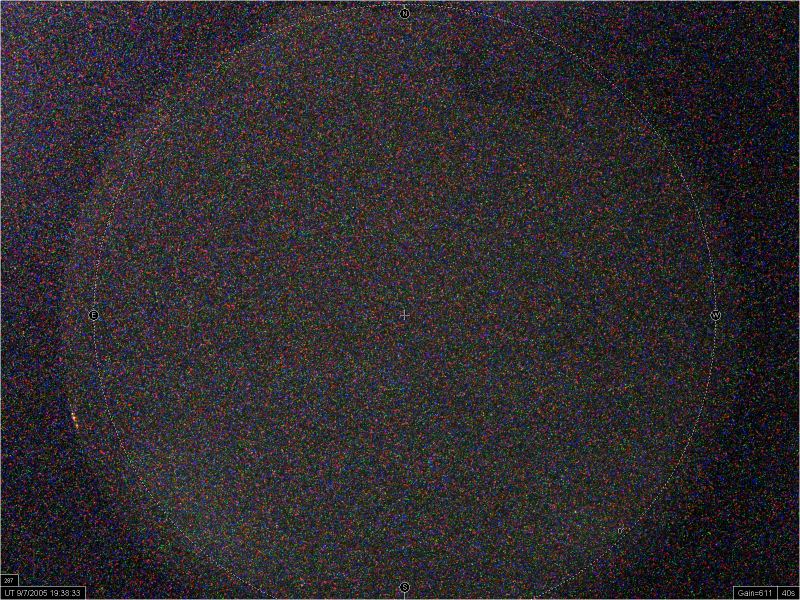
#> input picture ASC_Data/2005-10-08/2005_10_08__22_39_20.jpg, 1600 x 1200 px (shown at 1/2 size)
$ python -i TUG_Gokyuzu_CNN_Training.py   (imports and definitions only)
#> lines starting #> are read from the running program, lines starting #| are printed output that depends on the picture; after the words box and inside, x2 and y2 are one past the last pixel; in counts of white or black regions, pixels touching at a corner belong together
# -*- coding: utf-8 -*-
"""
TUG – Gökyüzü CNN Model Eğitimi (TensorFlow)
Türkiye Ulusal Gözlemevleri

v6 - TensorFlow/Keras CNN Modeli:
- Epoch bazlı eğitim
- Accuracy & Loss tracking
- Model checkpoint
- Eğitim grafikleri
- Training history kaydetme
"""
from tensorflow.keras.callbacks import TensorBoard
import cv2
import numpy as np
import os, re
import pandas as pd
import matplotlib.pyplot as plt
from pathlib import Path
from datetime import datetime, date, time
import tensorflow as tf
from tensorflow.keras.preprocessing.image import ImageDataGenerator
from sklearn.utils.class_weight import compute_class_weight
from sklearn.metrics import classification_report, confusion_matrix
import seaborn as sns
from tensorflow import keras
from tensorflow.keras import layers, models, callbacks, regularizers
from sklearn.model_selection import train_test_split
from sklearn.utils import shuffle
import json
import warnings
# [1 line not run here, left out]

# GPU Ayarları
# [1 line that did not run here, left out]
# [7 lines not run here, left out]

# ═══════════════════════════════════════════════════════════
# AYARLAR
# ═══════════════════════════════════════════════════════════

# ⚠️ BURAYA VERİ KLASÖRÜNÜZÜ GİRİN
DATA_PATH = "C:\\Users\\Azra\\Desktop\\GokyuzuApp\\ASC_Data"

# Model Parametreleri
IMG_SIZE = (160, 160)  # CNN için görüntü boyutu (128x128 hızlı eğitim için)
BATCH_SIZE = 16
EPOCHS = 100
LEARNING_RATE = 0.003
VALIDATION_SPLIT = 0.2

# 🆕 DATA AUGMENTATION AYARLARI
USE_AUGMENTATION = False  # Data augmentation açık/kapalı
AUGMENTATION_STRENGTH = "medium"  # "light", "medium", "strong"

# 🆕 REGULARIZATION AYARLARI
L2_WEIGHT = 0.001  # L2 regularization weight
DROPOUT_CONV = 0.2  # Conv bloklarındaki dropout (0.25'ten artırıldı)
DROPOUT_DENSE = 0.3  # Dense katmanlardaki dropout

# Eşik değerleri (sınıflandırma için)
TAM_ACIK_ESIK = 40   # < %40 → Tam Açık
PARCALI_ESIK = 70    # < %70 → Parçalı

# Kaydetme yolları
MODEL_SAVE_PATH = "tug_gokyuzu_cnn_model.h5"
WEIGHTS_SAVE_PATH = "tug_gokyuzu_weights.h5"
HISTORY_SAVE_PATH = "training_history.json"

UZANTILAR = {'.jpg', '.jpeg', '.png', '.bmp', '.tiff', '.tif', '.fits'}

# ═══════════════════════════════════════════════════════════
# YARDIMCI FONKSİYONLAR
# ═══════════════════════════════════════════════════════════

def roi_maske_olustur(h, w, kenar_yuzde=8):
    """Dairesel ROI maskesi"""
    maske = np.zeros((h, w), dtype=np.uint8)
    cx, cy = w // 2, h // 2
    r = int(min(cx, cy) * (1.0 - kenar_yuzde / 100.0))
    cv2.circle(maske, (cx, cy), r, 255, -1)
    return maske


def disk_maskele(gray, roi, esik=248):
    """Merkezdeki parlak disk/güneş bölgesini maskeler"""
    h, w = gray.shape
    disk = np.zeros_like(gray)
    toplam_roi = max(int(np.sum(roi > 0)), 1)
    max_alan = toplam_roi * 0.06

    masked_gray = cv2.bitwise_and(gray, gray, mask=roi)
    _, parlak = cv2.threshold(masked_gray, esik, 255, cv2.THRESH_BINARY)

    kernel = cv2.getStructuringElement(cv2.MORPH_ELLIPSE, (9, 9))
    parlak = cv2.morphologyEx(parlak, cv2.MORPH_CLOSE, kernel)
    parlak = cv2.dilate(parlak, kernel, iterations=2)

    cnts, _ = cv2.findContours(parlak, cv2.RETR_EXTERNAL, cv2.CHAIN_APPROX_SIMPLE)
    for c in cnts:
        alan = cv2.contourArea(c)
        if 50 < alan < max_alan:
            cv2.drawContours(disk, [c], -1, 255, -1)

    return disk


def basit_bulut_orani_hesapla(img_path):
    """
    Klasik algoritma ile bulut oranı hesaplar (etiketleme için)
    Returns: cloud_pct (0-100) veya None
    """
    img = cv2.imread(str(img_path))
#> img is the input picture: shape (1200, 1600, 3); mean B, G, R 46.5, 43.4, 47.7
    if img is None:
        return None

    h, w = img.shape[:2]
    if max(h, w) > 900:
        scale = 900 / max(h, w)
        img = cv2.resize(img, (int(w * scale), int(h * scale)))
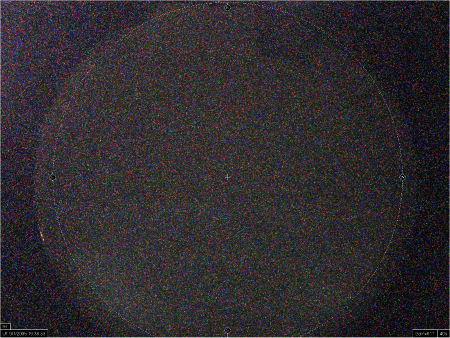
#> img: shape (675, 900, 3) (shown at 1/2 size); mean B, G, R 46.5, 43.4, 47.7
        h, w = img.shape[:2]

    roi = roi_maske_olustur(h, w)
#> in roi_maske_olustur, `cv2.circle(maske, (cx, cy), r, 255, -1)`:
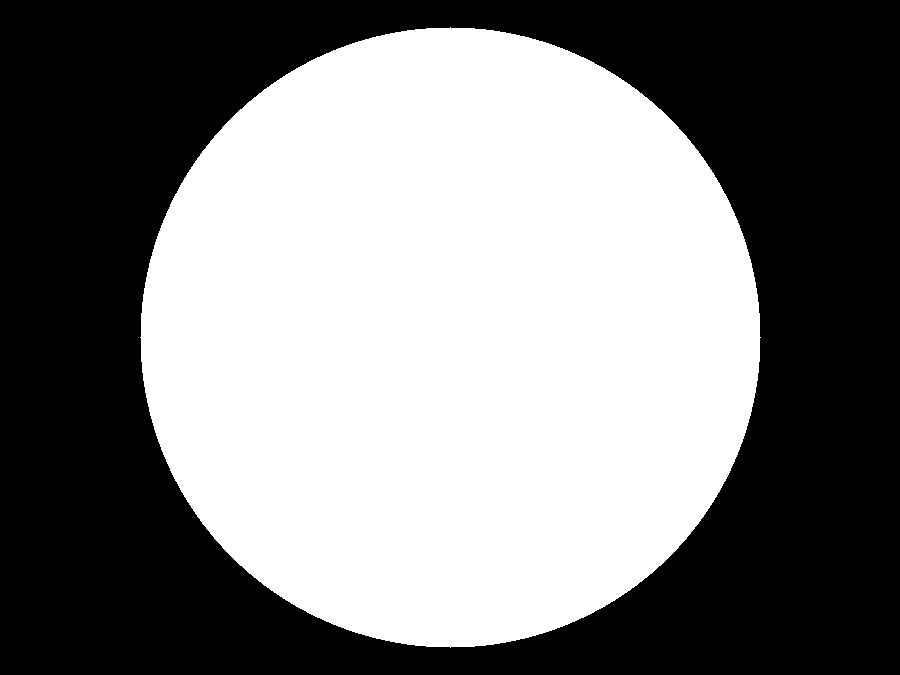
#> maske: shape (675, 900); 49.7% white; 1 white region, box (x1, y1, x2, y2) and area: (140, 27, 761, 648) 301893
    gray = cv2.cvtColor(img, cv2.COLOR_BGR2GRAY)
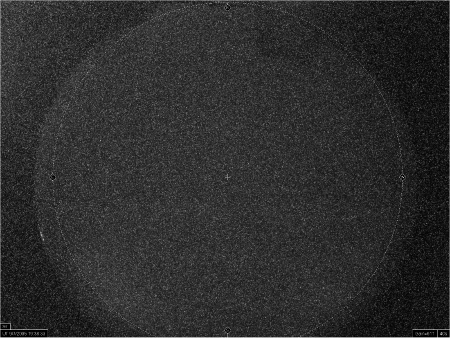
#> gray: shape (675, 900) (shown at 1/2 size); min 0, max 253, mean 45
    disk = disk_maskele(gray, roi, esik=248)
#> in disk_maskele, `toplam_roi = max(int(np.sum(roi > 0)), 1)`: toplam_roi = 301893
#> in disk_maskele, `max_alan = toplam_roi * 0.06`: max_alan = 18113.6
#> in disk_maskele, `masked_gray = cv2.bitwise_and(gray, gray, mask=roi)`:
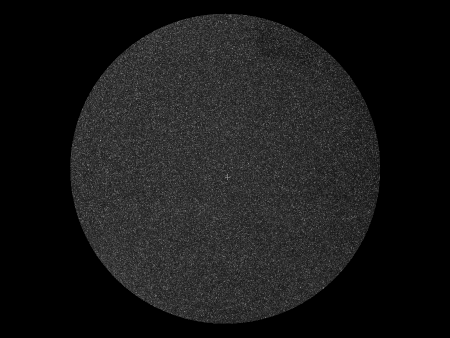
#> masked_gray: shape (675, 900) (shown at 1/2 size); min 0, max 233, mean 24.8
#> in disk_maskele, `cnts, _ = cv2.findContours(parlak, cv2.RETR_EXTERNAL, cv2.CHAIN_APPROX..`: cnts = []
    gecerli = cv2.bitwise_and(roi, cv2.bitwise_not(disk))

    # HSV Saturation tabanlı (gündüz için)
    hsv = cv2.cvtColor(img, cv2.COLOR_BGR2HSV)
#> hsv: shape (675, 900, 3); mean H, S, V 86.7, 134.1, 63.8
    s = hsv[:, :, 1]
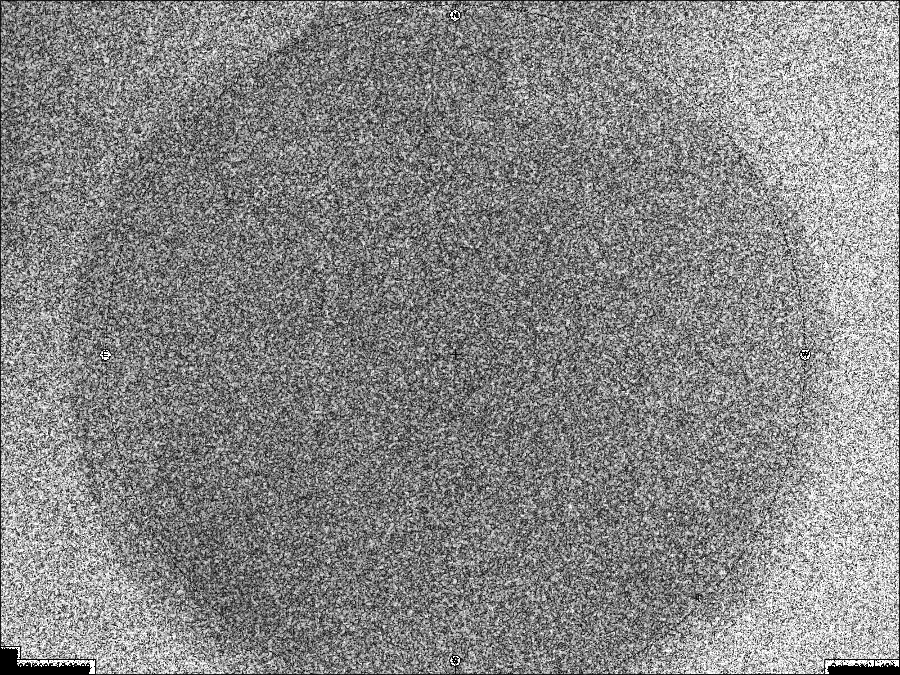
#> s: shape (675, 900); min 0, max 255, mean 134.1

    pix = gecerli > 0
    s_vals = s[pix]

    if len(s_vals) < 100:
        return None

    # Düşük saturation = bulut
    bulut_n = np.sum(s_vals < 35)
#> bulut_n = 10430
    cloud_pct = (bulut_n / len(s_vals)) * 100
#> cloud_pct = 3.45

    return float(np.clip(cloud_pct, 0, 100))


# [540 lines left out: functions bulut_oranini_sinifa_cevir, gorsel_yukle_ve_hazirla, klasorden_tarih, veri_seti_olustur, get_augmentation_config, cnn_model_olustur and 3 more, not called in this run]


# ═══════════════════════════════════════════════════════════
# MAIN
# ═══════════════════════════════════════════════════════════

# [88 lines not run here, left out]

>>> result = basit_bulut_orani_hesapla('ASC_Data/2005-10-08/2005_10_08__22_39_20.jpg')
#> result = 3.45

$ run again, on ASC_Data/2020-03-26/2020_03_26__12_11_31.jpg
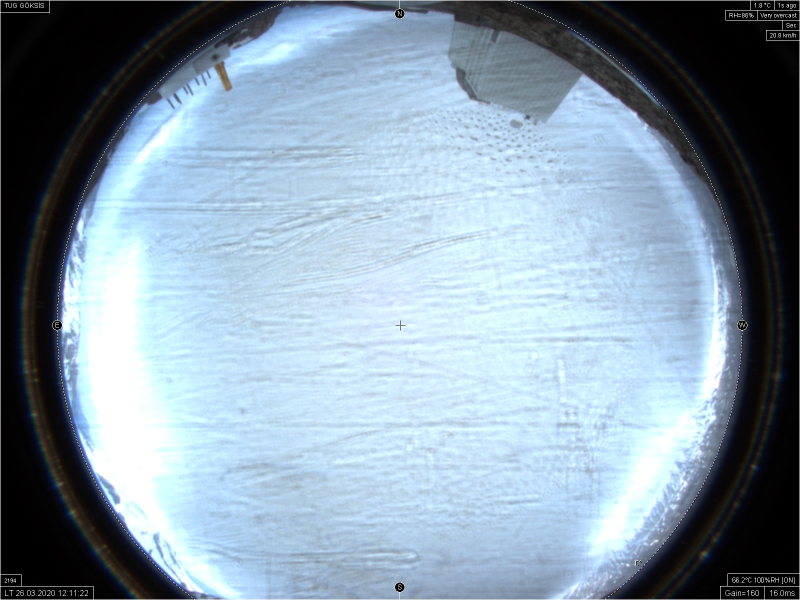
#> input picture ASC_Data/2020-03-26/2020_03_26__12_11_31.jpg, 1600 x 1200 px (shown at 1/2 size)
#> in basit_bulut_orani_hesapla, img is the input picture: shape (1200, 1600, 3); mean B, G, R 169.1, 153.7, 134.4
#> img: shape (675, 900, 3)
#> maske: shape (675, 900); 49.7% white; 1 white region, box (x1, y1, x2, y2) and area: (140, 27, 761, 648) 301893
#> toplam_roi = 301893
#> max_alan = 18113.6
#> in disk_maskele, `parlak = cv2.dilate(parlak, kernel, iterations=2)`:
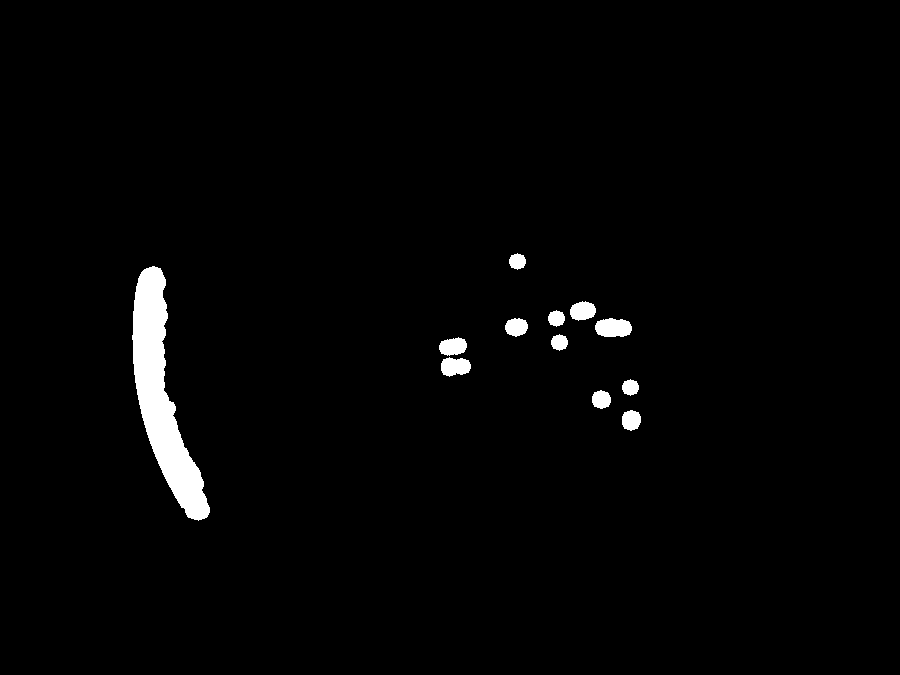
#> parlak: shape (675, 900); 1.9% white; 12 white regions
#> cnts = 12 contours; largest, box (x1, y1, x2, y2) and area: (132, 266, 210, 521) 7625, (595, 318, 632, 337) 530, (441, 357, 471, 377) 411, (439, 337, 467, 356) 361, (570, 301, 596, 321) 356
#> the loop in disk_maskele, `for c in cnts:` made 12 passes
#> alan on passes 1 to 8: 284.5, 251.5, 188, 411, 361, 188, 530, 301
#> gecerli: shape (675, 900); 48.2% white; 1 white region, box (x1, y1, x2, y2) and area: (149, 27, 761, 648) 292529
#> hsv: shape (675, 900, 3); mean H, S, V 87, 59.5, 169.7
#> in basit_bulut_orani_hesapla, `s = hsv[:, :, 1]`:
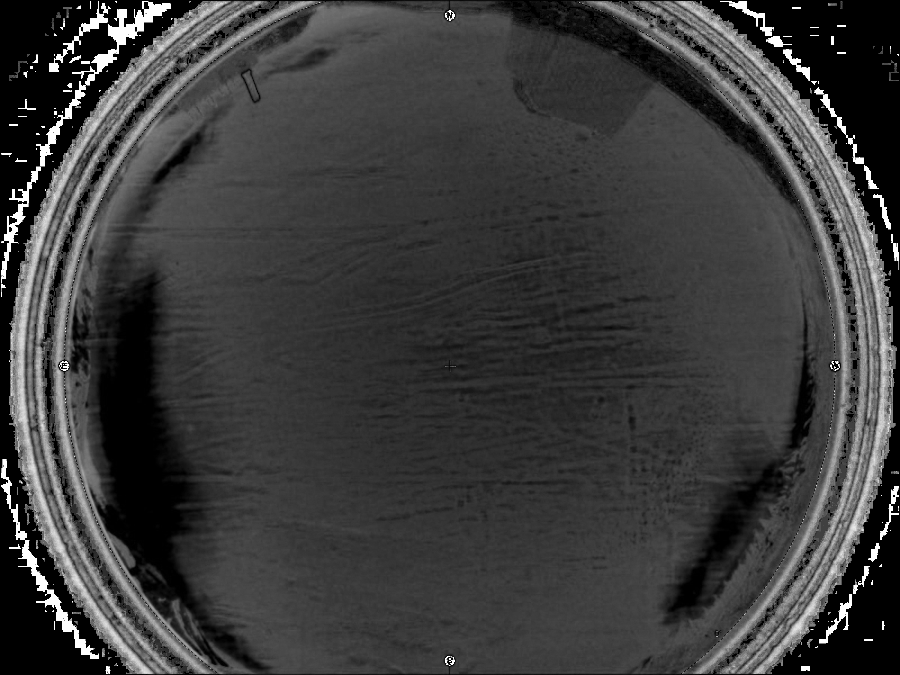
#> s: shape (675, 900); min 0, max 255, mean 59.5
#> bulut_n = 6214
#> cloud_pct = 2.12

$ run again, on ASC_Data/2020-03-26/2020_03_26__12_16_47.jpg
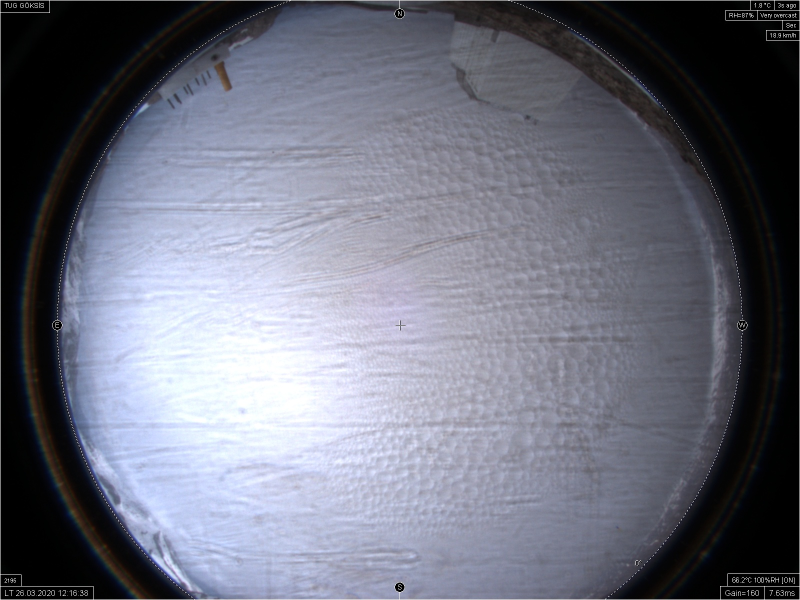
#> input picture ASC_Data/2020-03-26/2020_03_26__12_16_47.jpg, 1600 x 1200 px (shown at 1/2 size)
#> in basit_bulut_orani_hesapla, img is the input picture: shape (1200, 1600, 3); mean B, G, R 124.4, 110.9, 108.5
#> img: shape (675, 900, 3)
#> maske: shape (675, 900); 49.7% white; 1 white region, box (x1, y1, x2, y2) and area: (140, 27, 761, 648) 301893
#> toplam_roi = 301893
#> max_alan = 18113.6
#> in disk_maskele, `parlak = cv2.dilate(parlak, kernel, iterations=2)`:
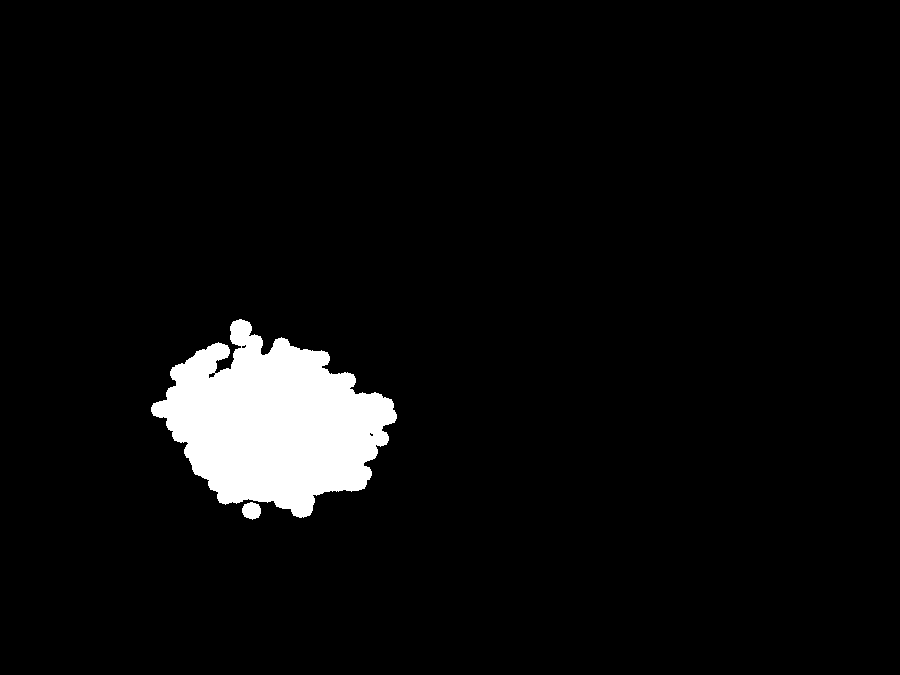
#> parlak: shape (675, 900); 4.8% white; 2 white regions
#> cnts = 2 contours; box (x1, y1, x2, y2) and area: (151, 319, 397, 518) 28632, (242, 502, 261, 520) 230
#> the loop in disk_maskele, `for c in cnts:` made 2 passes
#> alan on passes 1 to 2: 230.5, 28632
#> gecerli: shape (675, 900); 49.7% white; 1 white region, box (x1, y1, x2, y2) and area: (140, 27, 761, 648) 301635
#> hsv: shape (675, 900, 3); mean H, S, V 96.6, 46.9, 125
#> in basit_bulut_orani_hesapla, `s = hsv[:, :, 1]`:
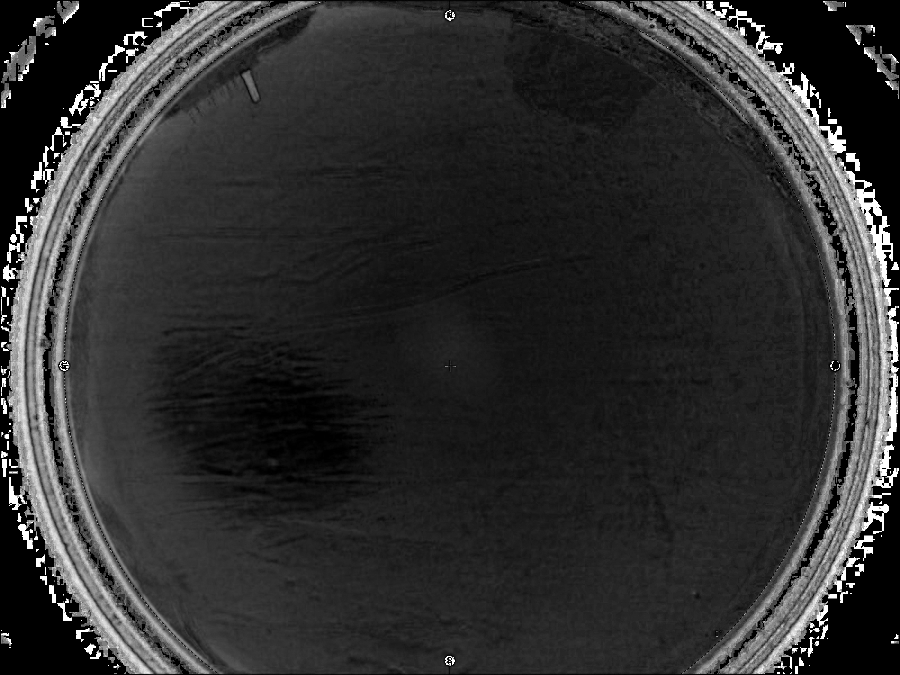
#> s: shape (675, 900); min 0, max 255, mean 46.9
#> bulut_n = 220991
#> cloud_pct = 73.26
